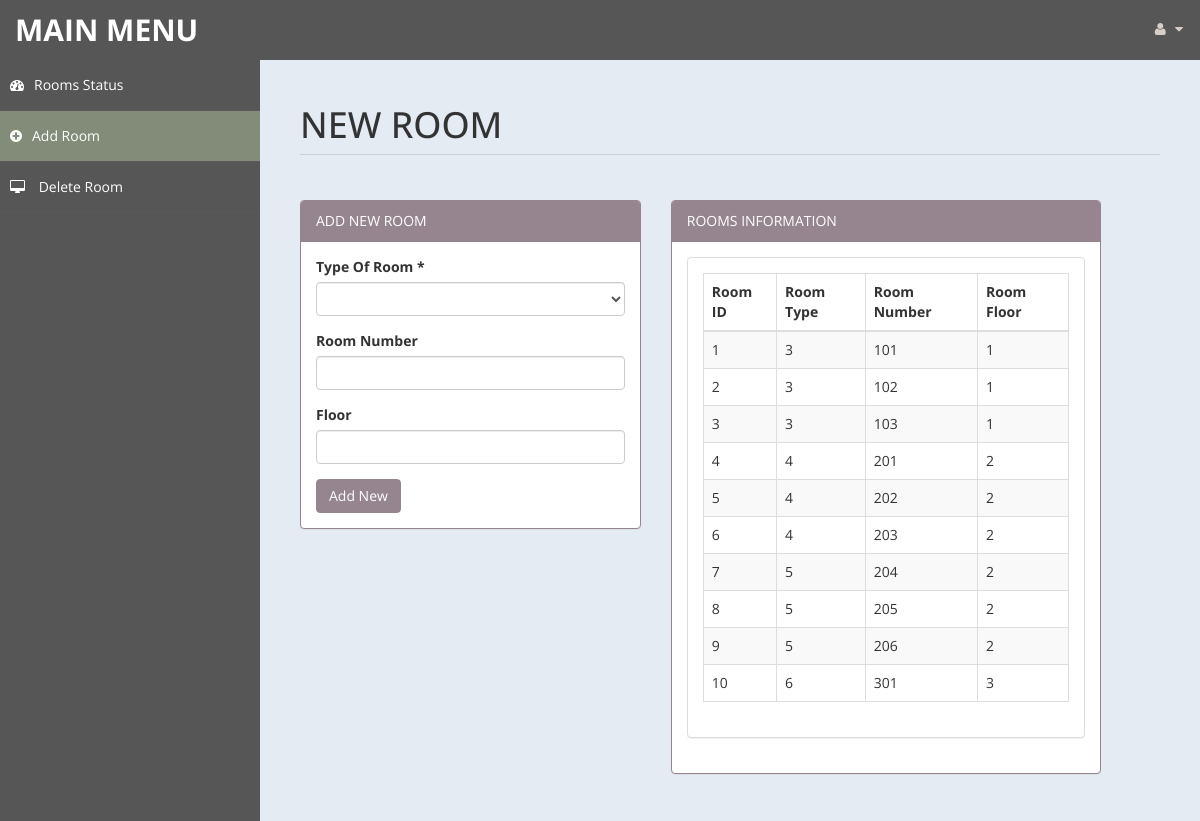
Page /admin/room.php (signed in) on the committed database.
### tables this page shows
CREATE TABLE `room` (
  `id` int(10) UNSIGNED NOT NULL,
  `type` varchar(15) DEFAULT NULL,
  `number` varchar(10) DEFAULT NULL,
  `floor` varchar(10) DEFAULT NULL,
  `place` varchar(20) NOT NULL,
  `cusid` int(11) DEFAULT NULL
);

### admin/room.php (the view, shortened to what this page needs)
<!DOCTYPE html>
<html xmlns="http://www.w3.org/1999/xhtml">
<head>
    <link href="assets/css/bootstrap.css" rel="stylesheet" />
    <link href="assets/css/font-awesome.css" rel="stylesheet" />
    <link href="assets/css/custom-styles.css" rel="stylesheet" />
</head>
<body>
    <div id="wrapper">
        <nav class="navbar navbar-default top-navbar" role="navigation">
            <div class="navbar-header">
                <a class="navbar-brand" href="home.php">MAIN MENU </a>
            </div>
            <ul class="nav navbar-top-links navbar-right">
                <li class="dropdown">
                    <a class="dropdown-toggle" data-toggle="dropdown" href="#" aria-expanded="false">
                        <i class="fa fa-user fa-fw"></i> <i class="fa fa-caret-down"></i>
                    </a>
                </li>
            </ul>
        </nav>
        <nav class="navbar-default navbar-side" role="navigation">
            <div class="sidebar-collapse">
                <ul class="nav" id="main-menu">
                    <li>
                        <a  href="settings.php"><i class="fa fa-dashboard"></i>Rooms Status</a>
                    </li>
					<li>
                        <a  class="active-menu" href="room.php"><i class="fa fa-plus-circle"></i>Add Room</a>
                    </li>
                    <li>
                        <a  href="roomdel.php"><i class="fa fa-desktop"></i> Delete Room</a>
                    </li>
            </div>
        </nav>
        <div id="page-wrapper" >
            <div id="page-inner">
			 <div class="row">
                    <div class="col-md-12">
                        <h1 class="page-header">
                           NEW ROOM <small></small>
                        </h1>
                    </div>
                </div>
            <div class="row">
                <div class="col-md-5 col-sm-5">
                    <div class="panel panel-primary">
                        <div class="panel-heading">
                            ADD NEW ROOM
                        </div>
                        <div class="panel-body">
						<form name="form" method="post">
                            <div class="form-group">
                                            <label>Type Of Room *</label>
                                            <select name="troom"  class="form-control" required>
												<option value selected ></option>
                                                <option value="3">SINGLE ROOM</option>
                                            </select>
                              </div>
                              <div class="form-group">
                                            <label>Room Number</label>
                                            <input name="numb" type ="text" class="form-control">
                               </div>
                               <div class="form-group">
                                            <label>Floor</label>
                                            <input name="floor" type ="text" class="form-control">
                               </div>
							 <input type="submit" name="add" value="Add New" class="btn btn-primary">
							</form>
							<?php
							 include('db.php');
							?>
                        </div>
                    </div>
                </div>
            <div class="row">
                <div class="col-md-6 col-sm-6">
                    <div class="panel panel-primary">
                        <div class="panel-heading">
                            ROOMS INFORMATION
                        </div>
                        <div class="panel-body">
                    <div class="panel panel-default">
                        <?php
						$sql = "select * from room limit 0,10";
						$re = mysqli_query($con,$sql)
						?>
                        <div class="panel-body">
                            <div class="table-responsive">
                                <table class="table table-striped table-bordered table-hover" id="dataTables-example">
                                    <thead>
                                        <tr>
                                            <th>Room ID</th>
                                            <th>Room Type</th>
											<th>Room Number</th>
                                            <th>Room Floor</th>
                                        </tr>
                                    </thead>
                                    <tbody>
									<?php
										while($row= mysqli_fetch_array($re))
										{
												$id = $row['id'];
											if($id % 2 == 0)
											{
												echo "<tr class=odd gradeX>
													<td>".$row['id']."</td>
													<td>".$row['type']."</td>
												   <td>".$row['number']."</td>
                                                   <td>".$row['floor']."</td>
												</tr>";
											}
											else
											{
												echo"<tr class=even gradeC>
													<td>".$row['id']."</td>
													<td>".$row['type']."</td>
												   <td>".$row['number']."</td>
                                                   <td>".$row['floor']."</td>
												</tr>";
											}
										}
									?>
                                    </tbody>
                                </table>
                            </div>
                        </div>
                    </div>
                       </div>
                    </div>
                </div>
            </div>
					</div>
            </div>
        </div>
</body>
</html>

### admin/assets/css/custom-styles.css (style rules this page uses)
body { font-family: 'Open Sans', sans-serif; }
#wrapper { width: 100%; background:#565656; }
#page-wrapper { padding: 15px 15px; min-height: 600px; background:#E5EBF2; }
#page-inner { width:100%; margin:10px 20px 10px 0px; background-color:transparent; padding:10px; min-height:1200px; }
h1, .h1, h2, .h2, h3, .h3 { margin-top: 7px; margin-bottom: -5px; }
.page-header { padding-bottom: 9px; margin: 10px 0 45px; border-bottom: 1px solid #C7D1DD; }
.top-navbar { margin:0px; }
.top-navbar .navbar-brand { color: #fff; width: 260px; text-align: left; height: 60px; font-size: 30px; font-weight: 700; text-transform: uppercase; line-height: 30px; }
.top-navbar .nav > li { position: relative; display: inline-block; }
.top-navbar .nav > li > a { position: relative; display: block; padding: 19px 15px; color: #D7CEC7; }
.active-menu { background-color:#AB98!important; }
.sidebar-collapse , .sidebar-collapse .nav { background:none; }
.sidebar-collapse .nav { padding:0; }
.sidebar-collapse .nav > li > a { color:#fff; background:transparent; text-shadow:none; }
.sidebar-collapse > .nav > li > a { padding:15px 10px; }
.sidebar-collapse > .nav > li { border-bottom: 1px solid rgba(107, 108, 109, 0.19); }
.navbar-side { border:none; background-color: transparent; }
.top-navbar { background:#565656; border-bottom:none; }
.top-navbar .nav > li > a > i { margin-right: 2px; }
.navbar-default { border:0px solid black; }
.navbar-header { background: #565656; }
.nav > li > a > i { margin-right:10px; }
@media (min-width:768px) { #page-wrapper { margin: 0 0 0 260px; padding: 15px 30px; min-height: 1200px; } }
@media (min-width:768px) { .navbar-side { z-index: 1; position: absolute; width: 260px; } }
@media (min-width:768px) { .navbar { border-radius: 0px; } }

### rows in the picture
room: id "1", type "3", number "101", floor "1"
room: id "2", type "3", number "102", floor "1"
room: id "3", type "3", number "103", floor "1"
room: id "4", type "4", number "201", floor "2"
room: id "5", type "4", number "202", floor "2"
room: id "6", type "4", number "203", floor "2"
room: id "7", type "5", number "204", floor "2"
room: id "8", type "5", number "205", floor "2"
room: id "9", type "5", number "206", floor "2"
room: id "10", type "6", number "301", floor "3"
